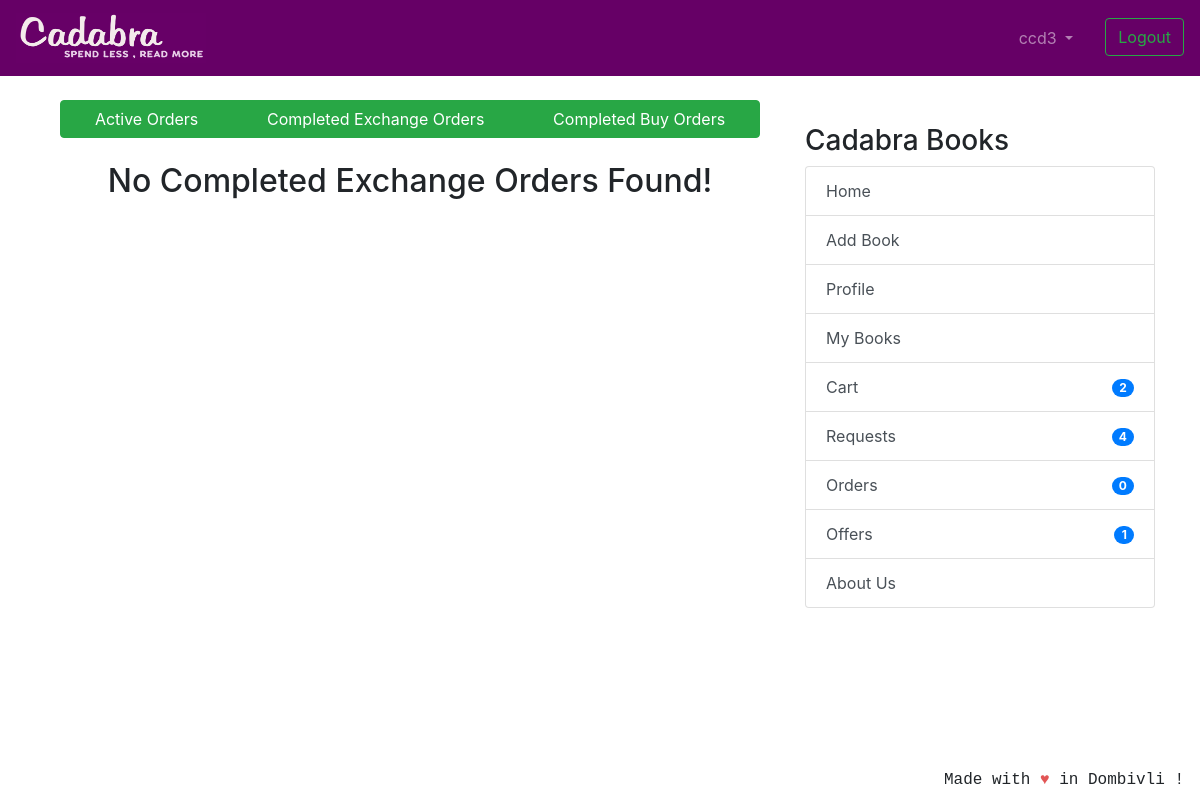
/transaction/orders/exchange-orders (signed in), run on an earlier commit of the app's database.
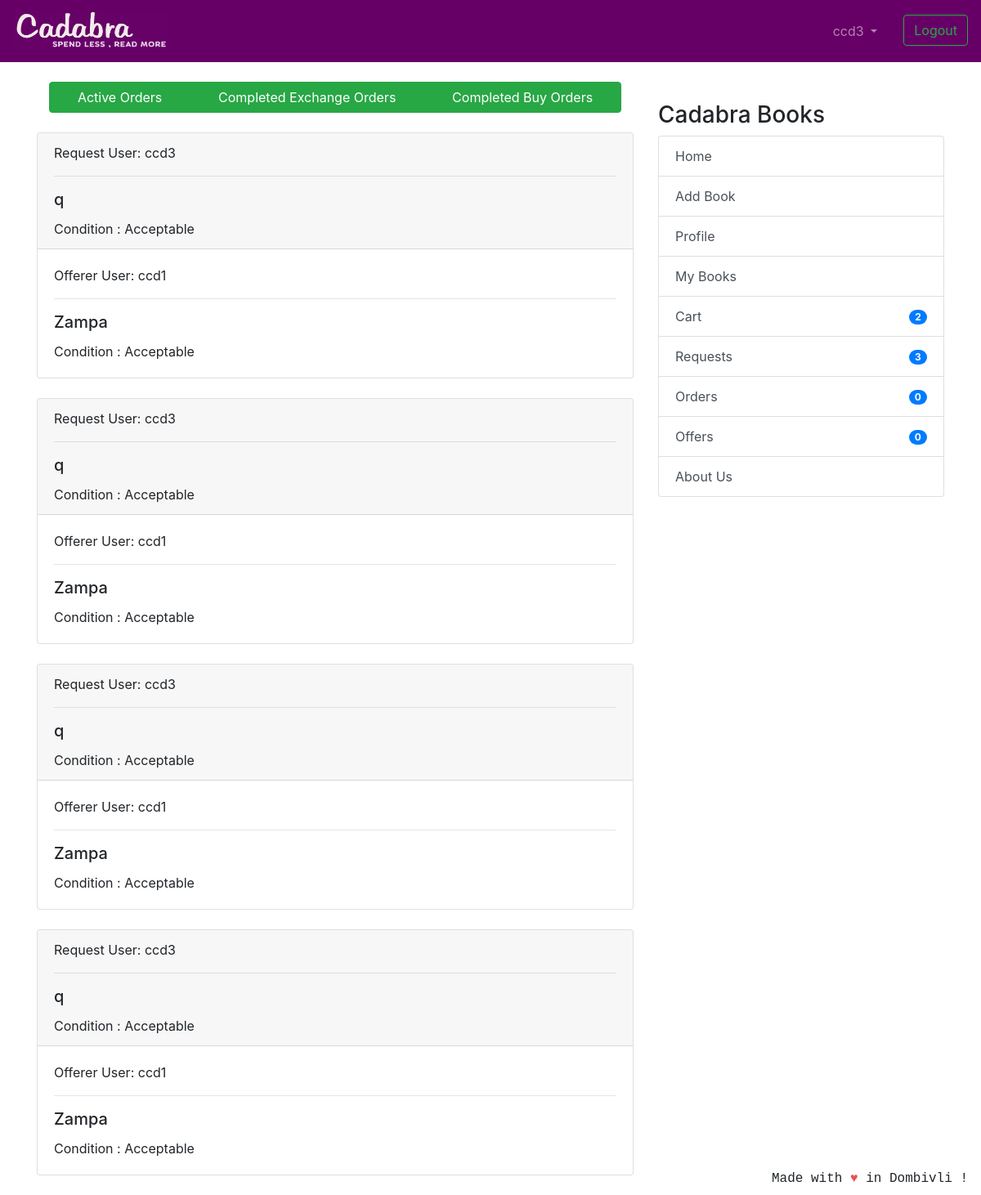
And on a later commit of the database.
### coreapp/models.py (models this page shows, shortened)
class CompletedTransaction(models.Model):
    requester = models.ForeignKey(
        User, related_name='completed_requester', on_delete=models.CASCADE)
    offerrer = models.ForeignKey(
        User, related_name='completed_offerrer', on_delete=models.CASCADE)
    timestamp = models.DateTimeField(auto_now_add=True)
    requester_book = models.ForeignKey(
        Book, related_name='completed_requested_book_from_user', on_delete=models.CASCADE)
    offerrer_book = models.ForeignKey(
        Book, related_name='completed_offerrer_book_from_user', on_delete=models.CASCADE)
    requester_address = models.ForeignKey(
        ShippingAddress, related_name='completed_user_address', null=True, on_delete=models.CASCADE)
    offerrer_address = models.ForeignKey(
        ShippingAddress, related_name='completed_seller_address', null=True, on_delete=models.CASCADE)

class Book(models.Model):
    user = models.ForeignKey(User, on_delete=models.CASCADE, null=True)
    book_name = models.CharField(
        max_length=100, help_text="We only deal with original books with ISBN codes, pirated books will not be accepted.")
    author_name = models.CharField(max_length=100, blank=True, null=True)
    description = models.CharField(max_length=2000, blank=True, null=True)
    image = models.ImageField('Book Image', null=True,
                              blank=True, upload_to="book_images/")
    price = models.IntegerField(
        null=True, blank=True, help_text="We would be deducting 20 rupees from item price for delivery purposes.")
    sell_or_exchange = models.CharField(
        max_length=100, choices=BUY_OR_EXCHANGE, default='Exchange', help_text="By adding items to exchange you can make requests to other users for exchange.")
    condition = models.CharField(
        max_length=100, choices=CONITION_CHOICES, default='Acceptable')
    created_at = models.DateTimeField(auto_now_add=True)
    class Meta:
        verbose_name = 'Book'
        verbose_name_plural = 'Books'

### transaction/views.py (the view)
class TransactionCompletedExchangeOrder(LoginRequiredMixin, generic.ListView):
    model = CompletedTransaction
    template_name = 'transaction_completed_exchange_order.html'
    context_object_name = 'orders'
    def get_queryset(self):
        return CompletedTransaction.objects.filter(Q(offerrer=self.request.user) | Q(requester=self.request.user)).order_by('timestamp')

### nofapapp/context_processors.py (called while the page is built)
def add_variable_to_context(request):
    if request.user.id:
        orderitems = Order.objects.get(owner=request.user.profile)
        return {
            'requestscount': Requests.objects.filter(requester=request.user).count(),
            'offercount' : Requests.objects.filter(offerrer=request.user).count(),
            'orderscount': Transaction.objects.filter(Q(offerrer=request.user) | Q(requester=request.user)).count()+FinalBuyOrder.objects.filter(user=request.user).count(),
            'cartitemscount': orderitems.items.count(),
            'addresscheck': get_object_or_404(ShippingAddress, profile=get_object_or_404(Profile, user=request.user)).address1,
            }
    else:
        return {}

### templates/transaction_completed_exchange_order.html (shortened to what this page needs)
{% extends 'base.html' %}
{% block content %}
<div class="btn-group container-fluid">
    <a href="{% url 'transaction:orders_view' %}" class="btn btn-success">Active Orders</a>
    <a href="{% url 'transaction:exchange-order' %}" class="btn btn-success">Completed Exchange Orders</a>
    <a href="{% url 'transaction:buy-order' %}" class="btn btn-success">Completed Buy Orders</a>
</div>
<br />
<br />
{% if orders %}
{% for order in orders %}
<div class="card text-left">
    <div class="card-header">
        <p class="card-text">Request User: {{ order.requester }}</p>
        <hr />
        <h5 class="card-title">{{ order.offerrer_book.book_name }}</h5>
        <p class="card-text">Condition : {{ order.offerrer_book.condition }} </p>
    </div>
    <div class="card-body">
        <p class="card-text">Offerer User: {{ order.offerrer }}</p>
        <hr />
        <h5 class="card-title">{{ order.requester_book.book_name }}</h5>
        <p class="card-text">Condition : {{ order.requester_book.condition }} </p>
    </div>
</div>
{% endfor %}
{% else %}
<h2 align="center">No Completed Exchange Orders Found! </h2>
{% endif %}
{% endblock %}

### templates/base.html (shortened to what this page needs)
{% load static %}
<!doctype html>
<html lang="en">
  <head>
    <link rel="stylesheet" href="https://stackpath.bootstrapcdn.com/bootstrap/4.2.1/css/bootstrap.min.css"
>
  </head>
  <body>
    <header class="site-header">
<nav class="navbar navbar-expand-lg navbar-dark" style="background-color: #660066;">
  <a class="navbar-brand" href="{% url 'coreapp:list_entries' %}">
      <img src="{% static 'img/cadabra.png' %}" alt="Logo" style="width:190px;height:50px" >
    </a>
  <div class="collapse navbar-collapse" id="navbarSupportedContent">
    <ul class="navbar-nav ml-auto">
      {% if user.is_authenticated %}
      <li class="nav-item dropdown">
        <a class="nav-link dropdown-toggle mr-3" href="#" id="navbarDropdown" role="button" data-toggle="dropdown"
          aria-haspopup="true" aria-expanded="false">
          {{ user.username }}
        </a>
      </li>
      <li><a class="btn btn-outline-success ml-2 my-2 my-sm-0" href="{% url 'logout'%}">Logout</a></li>
        {% else %}
      <li><a href="{% url 'login' %}" class="btn btn-outline-success">Login</a></li>
      <li><a href="{% url 'coreapp:signup' %}" class="btn btn-primary ml-2">Sign up</a></li>
      {% endif %}
    </ul>
  </div>
</nav>
  </header>
  <br/>
    <div class="container">
      <div class="row justify-content-center">
        <div class="col-8">
          {% block content %}
          {% endblock %}
        </div>
        {% if user.is_authenticated %}
                <div class="col-md-4">
                  <div class="content-section">
                    <br/>
                    <h3>Cadabra Books</h3>
                      <ul class="list-group">
                        <a class="list-group-item list-group-item-action" href="{% url 'coreapp:list_entries' %}" > Home </a>
                        <a class="list-group-item list-group-item-action" href="{% url 'coreapp:new_entry' %}" > Add Book</a>
                        <a class="list-group-item list-group-item-action" href="{% url 'coreapp:profile' %}" >Profile</a>
                        <a class="list-group-item list-group-item-action" href="{% url 'coreapp:userbooks' %}" >My Books</a>
                        <a class="list-group-item list-group-item-action" href="{% url 'cart:cart_items' %}" >Cart<span class="badge badge-primary badge-pill float-right mt-1">{{ cartitemscount }}</span> </a>
                        <a class="list-group-item list-group-item-action" href="{% url 'transaction:requests_view' %}" >Requests<span class="badge badge-primary badge-pill float-right mt-1">{{ requestscount }}</span></a>
                        <a class="list-group-item list-group-item-action" href="{% url 'transaction:orders_view' %}" >Orders <span class="badge badge-primary badge-pill float-right mt-1">{{ orderscount }}</span></a>
                        <a class="list-group-item list-group-item-action" href="{% url 'transaction:offers_view' %}" >Offers <span class="badge badge-primary badge-pill float-right mt-1">{{ offercount }}</span></a>
                        <a class="list-group-item list-group-item-action" href="{% url 'coreapp:aboutus' %}">About Us</a>
                      </ul>
                      <br/>
                  </div>
                </div>
                {% endif %}
      </div>
    </div>
<footer class="site-footer mr-3 mb-2" style="position:fixed;right:0;bottom:0;font-family: 'Courier';font-style: bold;">
  Made with <span style="color: #e25555;">&hearts;</span> in Dombivli !
</footer>
</body>
</html>

What changed in the data, as far as the page shows it:
added CompletedTransaction: requester "ccd3", offerrer_book.book_name "q", offerrer_book.condition "Acceptable", offerrer "ccd1", requester_book.book_name "Zampa", requester_book.condition "Acceptable"
added CompletedTransaction: requester "ccd3", offerrer_book.book_name "q", offerrer_book.condition "Acceptable", offerrer "ccd1", requester_book.book_name "Zampa", requester_book.condition "Acceptable"
added CompletedTransaction: requester "ccd3", offerrer_book.book_name "q", offerrer_book.condition "Acceptable", offerrer "ccd1", requester_book.book_name "Zampa", requester_book.condition "Acceptable"
added CompletedTransaction: requester "ccd3", offerrer_book.book_name "q", offerrer_book.condition "Acceptable", offerrer "ccd1", requester_book.book_name "Zampa", requester_book.condition "Acceptable"
Also different on the page:
{{ requestscount }}: "4" → "3"
{{ offercount }}: "1" → "0"
text no longer shown: "No Completed Exchange Orders Found!"
